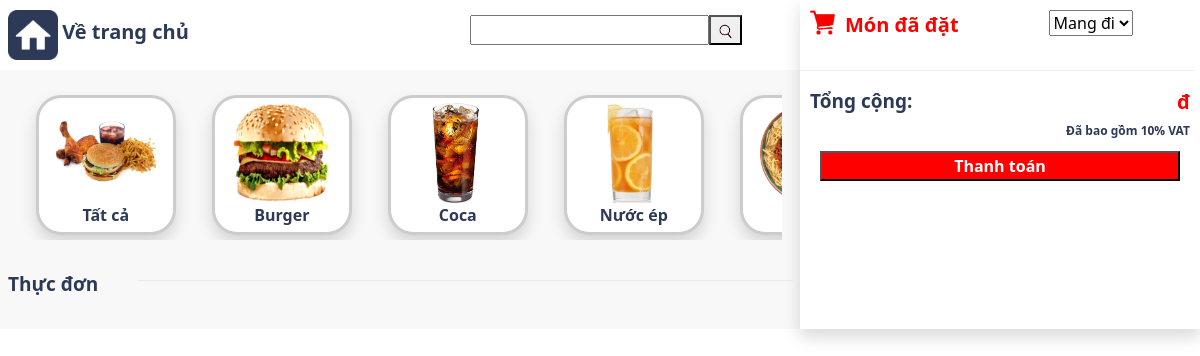
The page /src/search.php on the database its author committed.
### tables this page shows
CREATE TABLE `category`(
    `ID` TINYINT UNSIGNED NOT NULL PRIMARY KEY AUTO_INCREMENT,
    `name` VARCHAR(50) DEFAULT NULL,
    `IMG` VARCHAR(100) DEFAULT NULL
);

### src/search.php (the view, shortened to what this page needs)
<?php
$dbhost = "localhost";
$dbuser = "root";
$dbpass = "";
$dbname = "pos";
$conn = new mysqli($dbhost, $dbuser, $dbpass, $dbname);
$sql = "SELECT * FROM `order` ORDER BY `ID` DESC LIMIT 1;";
$order = mysqli_query($conn, $sql);
if (mysqli_num_rows($order) == 0) {
    $sql = "INSERT INTO `order`(`status`) VALUES(0);";
    $order = mysqli_query($conn, $sql);
    $sql = "SELECT * FROM `order` ORDER BY `ID` DESC LIMIT 1;";
    $order = mysqli_query($conn, $sql);
    $order = mysqli_fetch_assoc($order);
}
$sql = "SELECT * FROM `category`;";
$category = mysqli_query($conn, $sql);
$sql = "SELECT * FROM `table`;";
$table = mysqli_query($conn, $sql);
?>
<!DOCTYPE html>
<html lang="en">
<head>
    <link rel="stylesheet" href="../styles/style.css">
    <link href="https://cdn.jsdelivr.net/npm/bootstrap@5.0.2/dist/css/bootstrap.min.css" rel="stylesheet">
</head>
<body>
    <div class="container-fluid" >
        <div class="row">
            <div class="col-sm-8" style="background-color:#F8F8F8; padding:0;">
                <div class="container-fluid" id="menu-header" style="padding:0;">
                    <div class="row">
                        <div class="col-sm-6" style="align-items:center; background-color:#fff; padding: 10px;">
                            <img src="../images/home.png" height="50px" style="margin-left: 10px;">
                            <b style="color:#2C3A57; font-size:20px;">Về trang chủ</b>
                        </div>
                        <div class="col-sm-6" id="search-container" style="background-color:#fff;">
                        <form action="search.php" class="d-flex searchTool" method="GET">
                            <input style="margin-top: 15px; margin-bottom:10px; margin-left:15%;" type="search" name="search" id="search">
                            <button type="submit" style="height:30px;margin-bottom:10px;margin-top:15px;"><img src="../images/search.png" height="17px"></button>
                        </form>
                        </div>
                    </div>
                </div>
                <main id="category-container" style="padding: 10px;">
                    <section id="category">
                    <?php while ($row = mysqli_fetch_assoc($category)) { ?>
                        <div class="type-item shadow" onclick="filterbycategory(<?php echo $row['ID'];?>)">
                            <img src="<?php echo $row['IMG'];?>" height="100px">
                            <br><b style="color:#2C3A57;"><?php echo $row['name'];?></b>
                        </div>
                    <?php } ?>
                    </section>
                </main>
                <div class="container-fluid" id="menu-break" style="padding:0;">
                    <div class="row">
                        <div class="col-sm-2" style=" padding: 10px;">
                            <b style="color:#2C3A57; font-size:19px; padding-left:10px;">Thực đơn</b>
                        </div>
                        <div class="col-sm-10" >
                            <hr style="margin-top: 20px; width: 99%; color:#C4C4C4;">
                        </div>
                    </div>
                </div>
                <div id="main-menu">
                <div class="row" style=" padding: 10px;">
</div>
                </div>
            </div>
            <div class="col-sm-4 shadow" id="cart" style=" padding:0;">
                <div id="cart-container">
                    <div class="head" style="display:flex;">
                        <div style="display:flex; padding-top:10px; padding-left:10px; padding-bottom:10px;">
                            <img class="cart-side-icon" src="../images/cart.png" height="25px">
                            <b style="color: red; font-size:20px;padding-left:10px;">Món đã đặt</b>
                        </div>
                        <div style="padding-top:10px; margin-left:90px;">
                            <select id="tableNum" name="table-Number" onchange="updateTable(this);">
                                <?php while ($row = mysqli_fetch_assoc($table)) { ?>
                                <option value="<?php echo $row['ID']; ?>" <?php if($row['ID']==$order['table']) echo 'selected';?>><?php echo $row['name']; ?></option>
                                <?php } ?>
                            </select>
                        </div>
                    </div>
                    <hr style="margin-top: 20px; width: 99%; color:#C4C4C4;">
                    <div class="cart-footer">
                        <div style="text-align: left; width:50%;">
                            <b style="color:#2C3A57; font-size:19px; padding-left:10px;">Tổng cộng:</b>
                        </div>
                        <div style="text-align: right; width:50%;">
                            <b style="color: red; font-size:20px;padding-right:10px;"><?php echo $order['total_price'];?> đ</b><br>
                            <b style="color:#2C3A57; font-size:12px; padding-right:10px;">Đã bao gồm 10% VAT</b>
                        </div>
                    </div>
                    <button onclick="window.location.href='payment.php';" style="color: white; background-color:red; font-weight:bold; width:90%;margin-left:5%; margin-top:10px;margin-bottom:10px;">
                        Thanh toán
                    </button>
                </div>
            </div>
        </div>
    </div>
</body>
</html>

### styles/style.css (style rules this page uses)
#category { width: 98%; min-height: 100 px; margin: 10px auto; display: -webkit-box; display: -ms-flexbox; display: flex; -webkit-box-pack: left; -ms-flex-pack: left; justify-content: left; overflow-x: scroll; }
.type-item { min-width: 140px; height: 140px; text-align: center; left: 0; padding-top: 5px; margin: 5px 18px; color: #ccc; background-color: white; -webkit-transition: 0.5s; transition: 0.5s; border-radius: 18%; border: solid; }
#cart-container { position: -webkit-sticky; position: sticky; top: 0; }
.cart-footer { display: -webkit-box; display: -ms-flexbox; display: flex; }

### rows shown on the page
category: IMG (picture), name "Tất cả"
category: IMG (picture), name "Burger"
category: IMG (picture), name "Coca"
category: IMG (picture), name "Nước ép"
category: IMG (picture)

### other values the page prints
form field table-Number "Mang đi"
